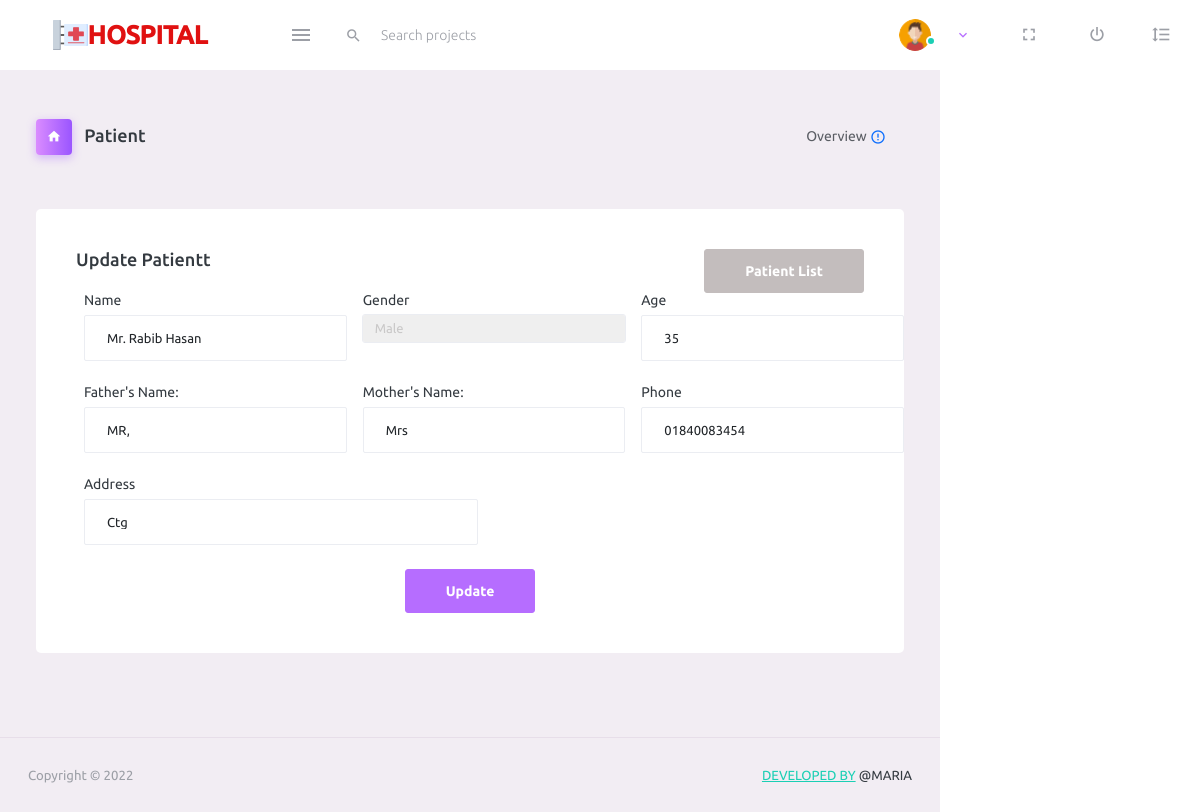
/pages/editpatient.php?patientId=1 (signed in), run on the app's committed database.
### tables this page shows
CREATE TABLE `patient` (
  `id` int(11) NOT NULL,
  `name` varchar(40) NOT NULL,
  `father_or_husband_name` varchar(40) DEFAULT NULL,
  `mother_name` varchar(40) DEFAULT NULL,
  `religious` varchar(10) DEFAULT NULL,
  `nid` varchar(40) DEFAULT NULL,
  `blood_group` varchar(10) DEFAULT NULL,
  `nationality` varchar(20) DEFAULT NULL,
  `marital_status` enum('MARRIED','UNMARRIED','OTHERS') DEFAULT 'UNMARRIED',
  `phone` varchar(13) NOT NULL,
  `gender` varchar(10) NOT NULL,
  `age` varchar(3) NOT NULL,
  `relagius` varchar(10) DEFAULT NULL,
  `weight` int(11) DEFAULT NULL,
  `present_address` varchar(255) DEFAULT NULL,
  `permanent_address` varchar(255) DEFAULT NULL,
  `created_at` timestamp NOT NULL DEFAULT current_timestamp(),
  `created_by` int(11) DEFAULT NULL,
  `modified_at` timestamp NOT NULL DEFAULT '0000-00-00 00:00:00',
  `modified_by` int(11) DEFAULT NULL,
  `status` int(11) NOT NULL DEFAULT 1
);

### config.php (called while the page is built, shortened)
<?php
$baseurl = 'https://hospital.dev/';
?>

### lib/Crud.php (called while the page is built, shortened)
<?php
require_once('../config.php');
class Crud {
    public $connect;
    function __construct()
    {
        $this->connect = new mysqli(HOST,USER,PASS,DB_NAME);
    }
function find($singleSelect){
    $selectdata=$error=$msg=false;
    $numrows=0;
    $getdata=$this->connect->query($singleSelect);
            if($getdata){
            if($getdata->num_rows > 0){
                    while($singleData = $getdata->fetch_assoc()){
                        $data[] = $singleData;
                    }
                $selectdata=$data;
                $numrows=$getdata->num_rows;
                $msg="data found";
            }else{
                $msg="No data found";
                $error=$this->connect->error;
            }
        }else {
            $error=$this->connect->error;
        }
        return array("msg"=>$msg,"error"=>$error,"singledata"=>$selectdata,"numrows"=>$numrows);
}
}
?>

### pages/editpatient.php (the view, shortened to what this page needs)
<?php
require_once('../lib/Crud.php');
require_once('../include/header.php');
if (isset($_GET['patientId'])) {
    $patientId = $_GET['patientId'];
}
$mysqli = new Crud();
?>
<div class="container-scroller">
    <?php
    require_once('../include/navbar.php');
    ?>
    <div class="container-fluid page-body-wrapper">
        <div class="main-panel">
            <div class="content-wrapper">
                <div class="page-header">
                    <h3 class="page-title">
                        <span class="page-title-icon bg-gradient-primary text-white me-2">
                            <i class="mdi mdi-home"></i>
                        </span> Patient
                    </h3>
                    <nav aria-label="breadcrumb">
                        <ul class="breadcrumb">
                            <li class="breadcrumb-item active" aria-current="page">
                                <span></span>Overview <i
                                    class="mdi mdi-alert-circle-outline icon-sm text-primary align-middle"></i>
                            </li>
                        </ul>
                    </nav>
                </div>
                <?php
                if (isset($_GET['patientId'])) {
                    $patientId = $_GET['patientId'];
                    $patientData = $mysqli->find("SELECT * FROM patient WHERE id=$patientId limit 1");
                    $patient = $patientData["singledata"][0];
                }
                ?>
                <div class="row mt-5" id="created_at">
                    <div class="col-12 grid-margin">
                        <div class="card">
                            <div class="card-body">
                                <div class="d-flex justify-content-between">
                                    <h4 class="card-title">Update Patientt</h4>
                                    <a href="<?= $baseurl ?>/pages/allpatient.php"
                                        class="btn btn-secondary text-white font-weight-bold text-decoration-none">
                                        Patient List
                                    </a>
                                </div>
                                <form class=" justify-content-center items-center" method="POST"
                                    action="<?= $baseurl ?>/form/action.php?id=<?= $patientId ?>">
                                    <div class="form-row d-flex">
                                        <div class="form-group col-md-4 mx-2">
                                            <label for="name">Name</label>
                                            <input type="text" name="name" value="<?= $patient['name'] ?>"
                                                class="form-control" id="name" placeholder="Name">
                                        </div>
                                        <div class="form-group col-md-4 mx-2">
                                            <label for="gender">Gender</label>
                                            <select name="gender" class="form-control" id="gender">
                                                <option <?= $patient['gender'] == 'male' ? 'selected' : '' ?>
                                                    value="male">Male</option>
                                            </select>
                                        </div>
                                        <div class="form-group col-md-4 mx-2">
                                            <label for="age">Age</label>
                                            <input type="number" maxlength="3" name="age" value="<?= $patient['age'] ?>"
                                                class="form-control" id="age" placeholder="age">
                                        </div>
                                    </div>
                                    <div class="form-row d-flex">
                                        <div class="form-group col-md-4 mx-2">
                                            <label for="phone">Father's Name:</label>
                                            <input type="text" name="father_or_husband_name"
                                                value="<?= $patient['father_or_husband_name'] ?>" class="form-control"
                                                id="phone" placeholder="Father or Husband Name">
                                        </div>
                                        <div class="form-group col-md-4 mx-2">
                                            <label for="inputAddress">Mother's Name:</label>
                                            <input type="text" name="mother_name" value="<?= $patient['mother_name'] ?>"
                                                class="form-control" id="inputAddress" placeholder="Mother Name">
                                        </div>
                                        <div class="form-group col-md-4 mx-2">
                                            <label for="phone">Phone</label>
                                            <input type="tel" maxlength="12" name="phone"
                                                value="<?= $patient['phone'] ?>" class="form-control" id="phone"
                                                placeholder="Phone">
                                        </div>
                                    </div>
                                    <div class="form-row d-flex">
                                        <div class="form-group col-md-6 mx-2">
                                            <label for="inputAddress">Address</label>
                                            <input type="text" name="present_address"
                                                value="<?= $patient['present_address'] ?>" class="form-control"
                                                id="inputAddress" placeholder="1234 Main St">
                                        </div>
                                    </div>
                                    <div class="d-flex justify-content-center">
                                        <button type="submit" class="btn btn-primary"
                                            name="updateDataPatient">Update</button>
                                    </div>
                                </form>
                            </div>
                        </div>
                    </div>
                </div>
            </div>
            <?php require_once('../include/footer.php') ?>

### data on the page
patient: name "Mr. Rabib Hasan", gender "Male", age "35", father_or_husband_name "MR,", mother_name "Mrs", phone "01840083454", present_address "Ctg"
